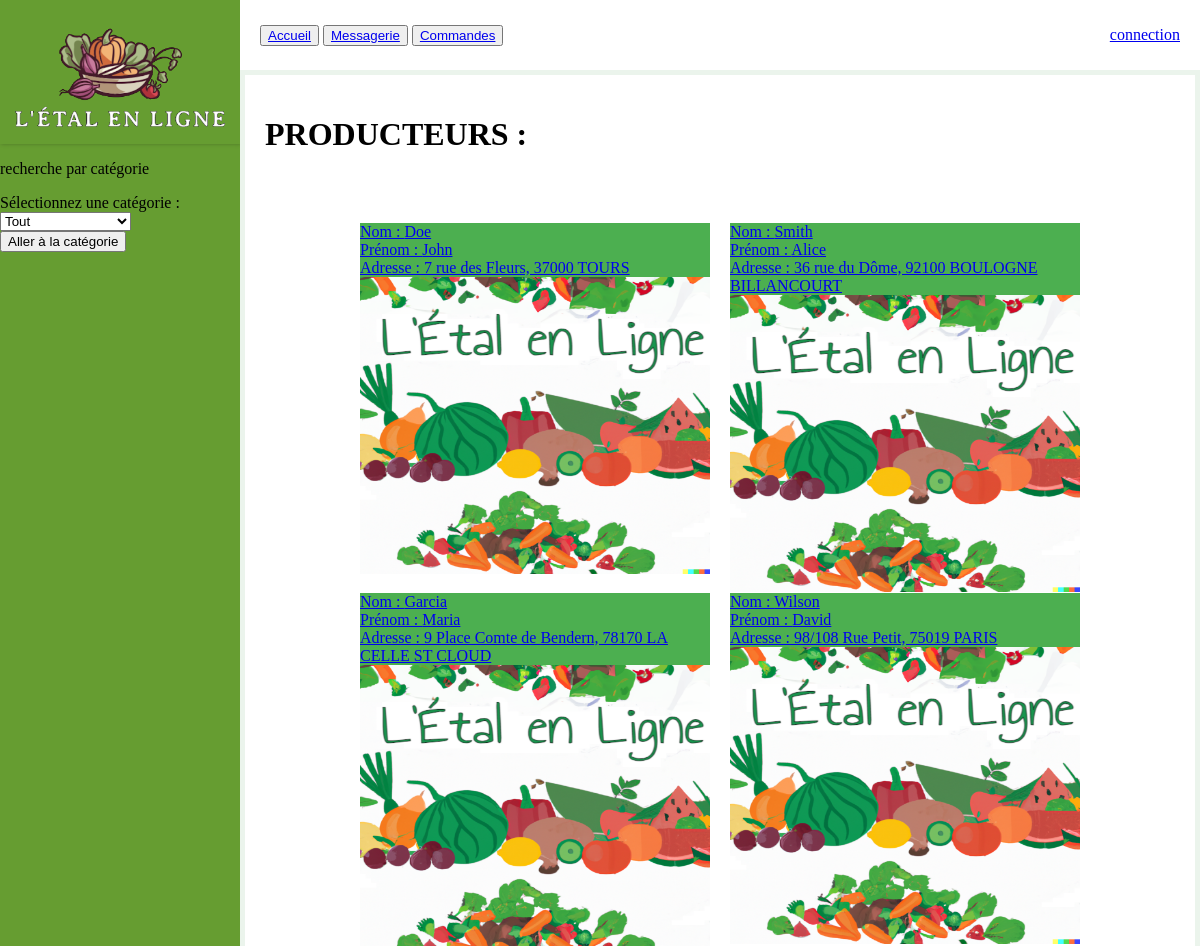
/ (upper part), run on an earlier commit of the app's database.
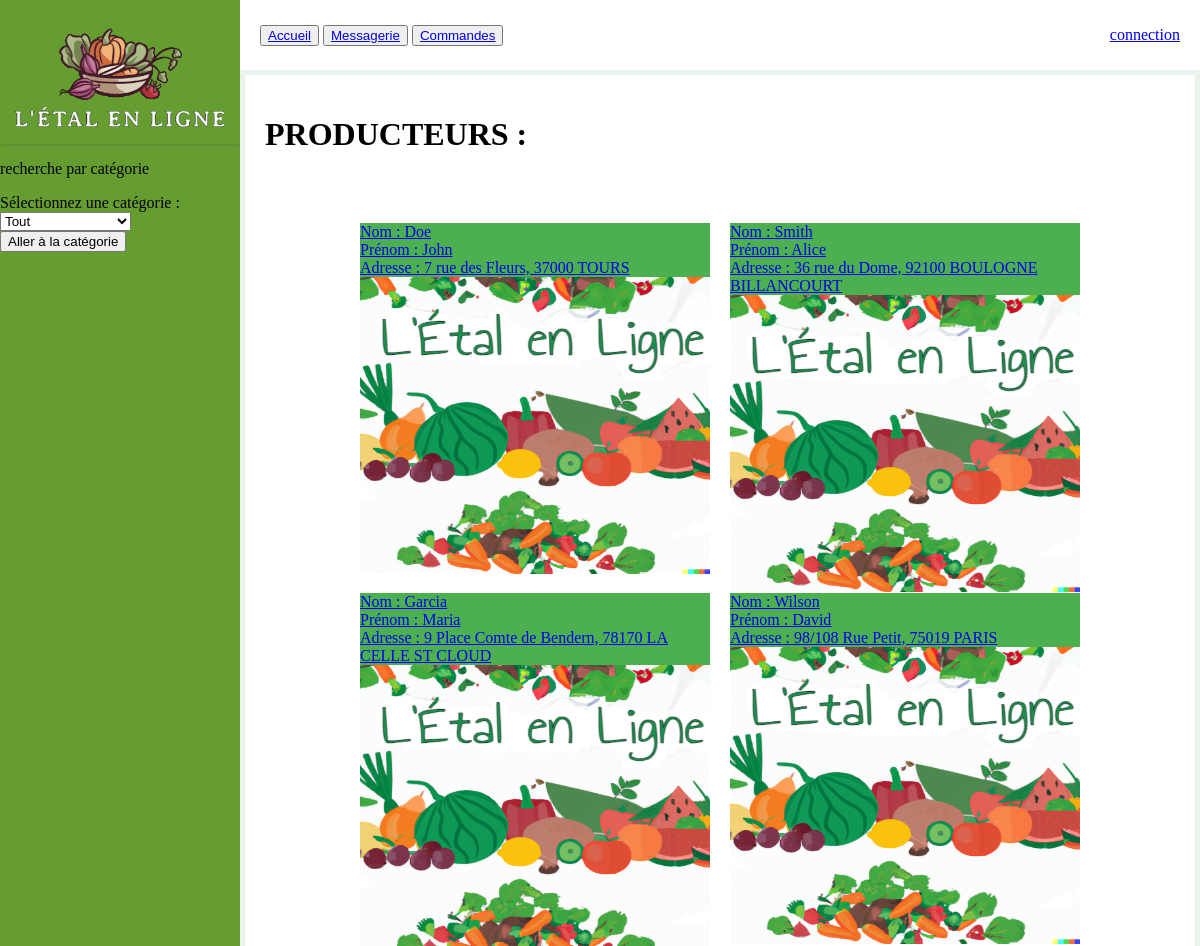
And on a later commit of the database.
### tables this page shows
CREATE TABLE PRODUCTEUR(
   Id_Prod INT,
   Id_Uti INT NOT NULL,
   Prof_Prod VARCHAR(50),
   PRIMARY KEY(Id_Prod),
   UNIQUE(Id_Uti),
   FOREIGN KEY(Id_Uti) REFERENCES UTILISATEUR(Id_Uti)
);

CREATE TABLE UTILISATEUR(
   Id_Uti INT,
   Prenom_Uti VARCHAR(50) NOT NULL,
   Nom_Uti VARCHAR(50) NOT NULL,
   Mail_Uti VARCHAR(50) NOT NULL,
   Adr_Uti VARCHAR(200) NOT NULL,
   Pwd_Uti VARCHAR(50) NOT NULL,
   PRIMARY KEY(Id_Uti),
   UNIQUE(Mail_Uti)
);

### index.php (the view, shortened to what this page needs)
<!DOCTYPE html>
<html>
<head>
<link rel="stylesheet" type="text/css" href="css/style.css">
</head>
<body>
    <div class="container">
        <div class="left-column">
            <img class="logo" src="img/logo.png">
			 <p>recherche par catégorie</p>
			<form method="post" action="index.php">
			<label for="categories">Sélectionnez une catégorie :</label>
			<select name="categorie" id="categories">
                <option value="Tout">Tout</option>
			</select>
			<input type="submit" value="Aller à la catégorie">
			</form>
        </div>
        <div class="right-column">
            <div class="fixed-banner">
                <div class="banner-left">
                    <div class="button-container">
                        <button class="button"><a href="index.php">Accueil</a></button>
                        <button class="button"><a href="message.php">Messagerie</a></button>
						<button class="button"><a href="commandes.php">Commandes</a></button>
                    </div>
                </div>
                <div class="banner-right">
					<?php
                    if (isset($_SESSION['Mail_Uti'])) {
                    echo '<a class="fixed-size-button" href="user_informations.php" >';
					echo $_SESSION['Mail_Uti'];
					}
					else {
                    echo '<a class="fixed-size-button" href="form_sign_in.php" >';
					echo "connection";
					}
					?>
					</a>
                </div>
            </div>
			<div class="contenu">
            <h1> PRODUCTEURS : </h1>
				<div class="gallery-container">
                        <?php
                        if ($_SERVER["REQUEST_METHOD"] == "POST") {
                            if (isset($_POST["categorie"])) {
                                $categorie = $_POST["categorie"];
                                $utilisateur = "root";
                                $serveur = "localhost";
                                $basededonnees = "sae3";
                                $connexion = new mysqli($serveur, $utilisateur, "", $basededonnees);
                                if ($_POST["categorie"]=="Tout"){
                                    $requete = 'SELECT utilisateur.Id_Uti, producteur.Prof_Prod, producteur.Id_Prod, utilisateur.Prenom_Uti, utilisateur.Nom_Uti, utilisateur.Adr_Uti FROM producteur JOIN utilisateur ON producteur.Id_Uti = utilisateur.Id_Uti';
                                }else{
                                    $requete = 'SELECT utilisateur.Id_Uti, producteur.Prof_Prod, producteur.Id_Prod, utilisateur.Prenom_Uti, utilisateur.Nom_Uti, utilisateur.Adr_Uti FROM producteur JOIN utilisateur ON producteur.Id_Uti = utilisateur.Id_Uti WHERE producteur.Prof_Prod = ?';
                                    $stmt->bind_param("s", $categorie);
                                }
                                $stmt = $connexion->prepare($requete);
                                $stmt->execute();
                                $result = $stmt->get_result();
                                if ($result->num_rows > 0) {
                                    while ($row = $result->fetch_assoc()) {
                                        echo '<a href="producteur.php?Id_Prod='. $row["Id_Uti"] . '" class="square"  >';
                                        echo "Nom : " . $row["Nom_Uti"] . "<br>";
                                        echo "Prénom : " . $row["Prenom_Uti"] . "<br>";
                                        echo "Adresse : " . $row["Adr_Uti"] . "<br>";
                                        echo '<img src="/img_producteur/' . $row["Id_Prod"]  . '.png" alt="Image utilisateur" style="width: 100%; height: 85%;" ><br>';
                                        echo '</a> ';
                                    }
                                } else {
                                    echo "Aucun résultat trouvé pour la catégorie : $categorie";
                                }
                            }
                        }
                        ?>
                </div>
			</div>
		</div>
    </div>
</body>
</html>

What changed in the data, as far as the page shows it:
changed through a linked row, producteur "Smith": Id_Uti.Adr_Uti "36 rue du Dôme, 92100 BOULOGNE BILLANCOURT" → "36 rue du Dome, 92100 BOULOGNE BILLANCOURT"
